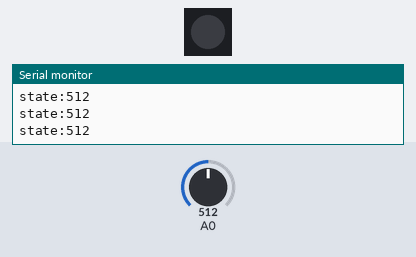
Simulated run of this sketch. Board: Arduino Uno, built with avr-gcc and run on an emulated ATmega328P. On the bench: 1 RGB LEDs in strip order, left to right, the last lines printed to the serial monitor. The inputs (shaded band) are chosen by the test bench; at power-on: A0 = 512.

Above: at 1.2 s.
1.3 s: A0 set to 52
2.8 s: A0 set to 44
At 3.8 s:
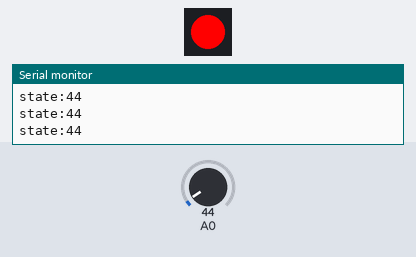
4.4 s: A0 set to 60
At 5.3 s:
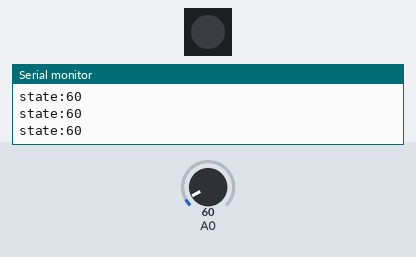
6.0 s: A0 set to 40
At 6.9 s:
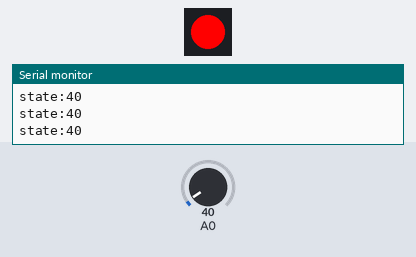
Timing chart, 0 to 8.6 s (numbered marks = the images above; inputs shaded):
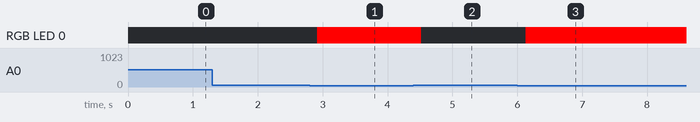

Measured:
- the behaviour switches between 50 and 49 on A0 (found by bisection; images 0 and 1)
- after the input at 2.8 s, RGB LED 0: off → RGB(255, 0, 0) after 0.12 s
- after the input at 4.4 s, RGB LED 0: RGB(255, 0, 0) → off after 0.12 s
- after the input at 6.0 s, RGB LED 0: off → RGB(255, 0, 0) after 0.13 s

The sketch:

_06_LightSensor_02_NightLight.ino
```cpp
#include <Adafruit_NeoPixel.h>  //调用LED彩灯的库文件

Adafruit_NeoPixel ColorLED = Adafruit_NeoPixel(1, 6, NEO_GRB + NEO_KHZ800);
//定义彩灯引脚以及数量


int state; //定义一个整数变量state

void setup()
{
  ColorLED.begin();
  pinMode(A0, INPUT); //设置光敏传感器引脚为输入状态
  Serial.begin(9600); //设置串口波特率为9600
}
void loop()
{
  state = analogRead(A0);
  Serial.print("state:");
  Serial.println(state);
  delay(100);
  if (state < 50) { //当state的值小于50时，亮红灯
    ColorLED.setPixelColor(0, ColorLED.Color(255, 0, 0));  //设置彩灯颜色为红色
    ColorLED.show();  //显示彩灯效果
  } else { //否则，关灯
    ColorLED.setPixelColor(0, ColorLED.Color(0, 0, 0));  //设置彩灯颜色为红色
    ColorLED.show();  //显示彩灯效果
  }
}
```
